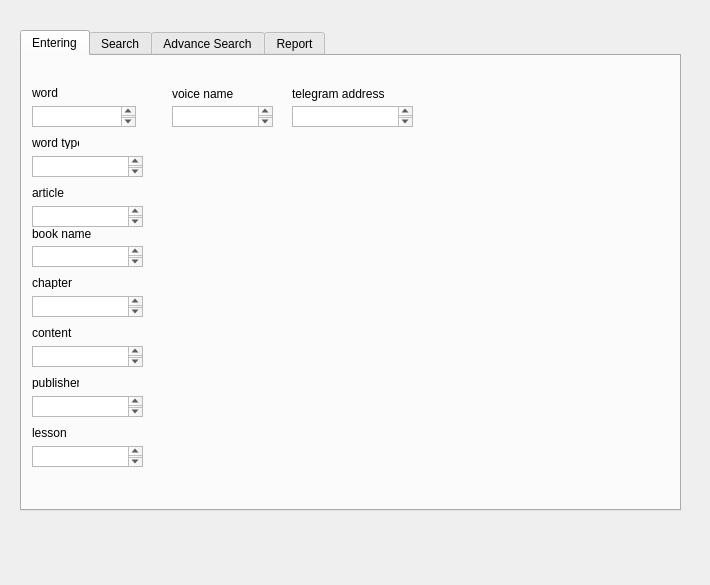
<?xml version="1.0" encoding="UTF-8"?>
<ui version="4.0">
 <class>Dialog</class>
 <widget class="QDialog" name="Dialog">
  <property name="geometry">
   <rect>
    <x>0</x>
    <y>0</y>
    <width>710</width>
    <height>585</height>
   </rect>
  </property>
  <property name="windowTitle">
   <string>Dialog</string>
  </property>
  <widget class="QTabWidget" name="tabWidget">
   <property name="geometry">
    <rect>
     <x>20</x>
     <y>30</y>
     <width>661</width>
     <height>481</height>
    </rect>
   </property>
   <property name="currentIndex">
    <number>0</number>
   </property>
   <widget class="QWidget" name="tab">
    <attribute name="title">
     <string>Entering</string>
    </attribute>
    <widget class="QLabel" name="label">
     <property name="geometry">
      <rect>
       <x>10</x>
       <y>30</y>
       <width>47</width>
       <height>13</height>
      </rect>
     </property>
     <property name="text">
      <string>word</string>
     </property>
    </widget>
    <widget class="QTextEdit" name="textEdit_2">
     <property name="geometry">
      <rect>
       <x>10</x>
       <y>50</y>
       <width>104</width>
       <height>21</height>
      </rect>
     </property>
    </widget>
    <widget class="QTextBrowser" name="textBrowser">
     <property name="geometry">
      <rect>
       <x>10</x>
       <y>100</y>
       <width>111</width>
       <height>21</height>
      </rect>
     </property>
    </widget>
    <widget class="QLabel" name="label_2">
     <property name="geometry">
      <rect>
       <x>10</x>
       <y>80</y>
       <width>47</width>
       <height>13</height>
      </rect>
     </property>
     <property name="text">
      <string>word type</string>
     </property>
    </widget>
    <widget class="QLabel" name="label_3">
     <property name="geometry">
      <rect>
       <x>10</x>
       <y>130</y>
       <width>47</width>
       <height>13</height>
      </rect>
     </property>
     <property name="text">
      <string>article</string>
     </property>
    </widget>
    <widget class="QTextBrowser" name="textBrowser_2">
     <property name="geometry">
      <rect>
       <x>10</x>
       <y>150</y>
       <width>111</width>
       <height>21</height>
      </rect>
     </property>
    </widget>
    <widget class="QLabel" name="label_4">
     <property name="geometry">
      <rect>
       <x>10</x>
       <y>170</y>
       <width>61</width>
       <height>16</height>
      </rect>
     </property>
     <property name="text">
      <string>book name</string>
     </property>
    </widget>
    <widget class="QTextBrowser" name="textBrowser_3">
     <property name="geometry">
      <rect>
       <x>10</x>
       <y>190</y>
       <width>111</width>
       <height>21</height>
      </rect>
     </property>
    </widget>
    <widget class="QLabel" name="label_5">
     <property name="geometry">
      <rect>
       <x>10</x>
       <y>220</y>
       <width>47</width>
       <height>13</height>
      </rect>
     </property>
     <property name="text">
      <string>chapter</string>
     </property>
    </widget>
    <widget class="QTextBrowser" name="textBrowser_4">
     <property name="geometry">
      <rect>
       <x>10</x>
       <y>240</y>
       <width>111</width>
       <height>21</height>
      </rect>
     </property>
    </widget>
    <widget class="QLabel" name="label_6">
     <property name="geometry">
      <rect>
       <x>10</x>
       <y>270</y>
       <width>47</width>
       <height>13</height>
      </rect>
     </property>
     <property name="text">
      <string>content</string>
     </property>
    </widget>
    <widget class="QTextBrowser" name="textBrowser_5">
     <property name="geometry">
      <rect>
       <x>10</x>
       <y>290</y>
       <width>111</width>
       <height>21</height>
      </rect>
     </property>
    </widget>
    <widget class="QLabel" name="label_7">
     <property name="geometry">
      <rect>
       <x>10</x>
       <y>320</y>
       <width>47</width>
       <height>13</height>
      </rect>
     </property>
     <property name="text">
      <string>publisher</string>
     </property>
    </widget>
    <widget class="QTextBrowser" name="textBrowser_6">
     <property name="geometry">
      <rect>
       <x>10</x>
       <y>340</y>
       <width>111</width>
       <height>21</height>
      </rect>
     </property>
    </widget>
    <widget class="QLabel" name="label_8">
     <property name="geometry">
      <rect>
       <x>10</x>
       <y>370</y>
       <width>47</width>
       <height>13</height>
      </rect>
     </property>
     <property name="text">
      <string>lesson</string>
     </property>
    </widget>
    <widget class="QTextBrowser" name="textBrowser_7">
     <property name="geometry">
      <rect>
       <x>10</x>
       <y>390</y>
       <width>111</width>
       <height>21</height>
      </rect>
     </property>
    </widget>
    <widget class="QLabel" name="label_9">
     <property name="geometry">
      <rect>
       <x>150</x>
       <y>30</y>
       <width>71</width>
       <height>16</height>
      </rect>
     </property>
     <property name="text">
      <string>voice name</string>
     </property>
    </widget>
    <widget class="QTextBrowser" name="textBrowser_8">
     <property name="geometry">
      <rect>
       <x>150</x>
       <y>50</y>
       <width>101</width>
       <height>21</height>
      </rect>
     </property>
    </widget>
    <widget class="QLabel" name="label_10">
     <property name="geometry">
      <rect>
       <x>270</x>
       <y>30</y>
       <width>101</width>
       <height>16</height>
      </rect>
     </property>
     <property name="text">
      <string>telegram address</string>
     </property>
    </widget>
    <widget class="QTextBrowser" name="textBrowser_9">
     <property name="geometry">
      <rect>
       <x>270</x>
       <y>50</y>
       <width>121</width>
       <height>21</height>
      </rect>
     </property>
    </widget>
   </widget>
   <widget class="QWidget" name="tab_2">
    <attribute name="title">
     <string>Search</string>
    </attribute>
   </widget>
   <widget class="QWidget" name="tab_3">
    <attribute name="title">
     <string>Advance Search</string>
    </attribute>
   </widget>
   <widget class="QWidget" name="tab_4">
    <attribute name="title">
     <string>Report</string>
    </attribute>
   </widget>
  </widget>
 </widget>
 <resources/>
 <connections/>
</ui>
